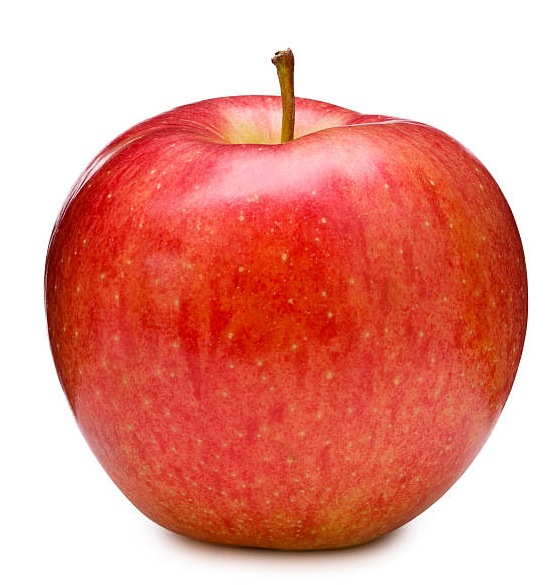
#> input picture RPi/images/apple.PNG, 552 x 585 px
$ python -i VisionModule.py   (imports and definitions only)
#> lines starting #> are read from the running program, lines starting #| are printed output that depends on the picture
#> further down, picture is the input picture: shape (585, 552, 3); mean B, G, R 141.6, 153, 230.8
import numpy as np
#import math
import cv2 as cv
import imutils

# [12 lines left out: functions loadImage, grayscaleImage, not called in this run]


def changeRGBtoBGR(image):
    image = cv.cvtColor(image, cv.COLOR_RGB2BGR)
    return image

#BASIC FILTERING OPERATIONS
def applyBlurFilter(image, kRows = 3, kColumns = 3):
    retImage = cv.blur(image, [kRows, kColumns])
    return retImage

def applyGaussFilter(image, kRows = 3, kColumns = 3):
    retImage = cv.GaussianBlur(image, (kRows,kColumns), 5)
    return retImage

def applyMedianFilter(image, ksize):
    retImage = cv.medianBlur(image, ksize)
    return retImage

#ADVANCED FILTERING OPERATIONS
def applySobelFilter(image):
    #FALTA HACER QUE TENGA PARAMETROS, POR AHORA LO HACE AUTOMATICO
    grad_x = cv.Sobel(image, cv.CV_16S, 1, 0, ksize=3, scale=1, delta=0, borderType=cv.BORDER_DEFAULT)
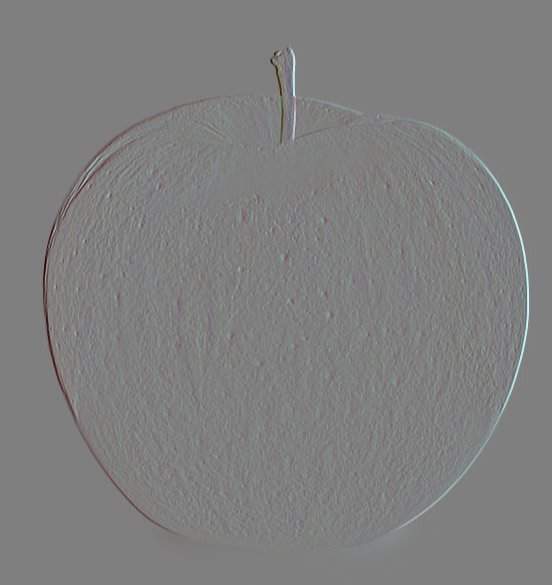
#> grad_x: shape (585, 552, 3) int16; mean B, G, R 0, 0, 0; drawn with min black and max white
    grad_y = cv.Sobel(image, cv.CV_16S, 0, 1, ksize=3, scale=1, delta=0, borderType=cv.BORDER_DEFAULT)
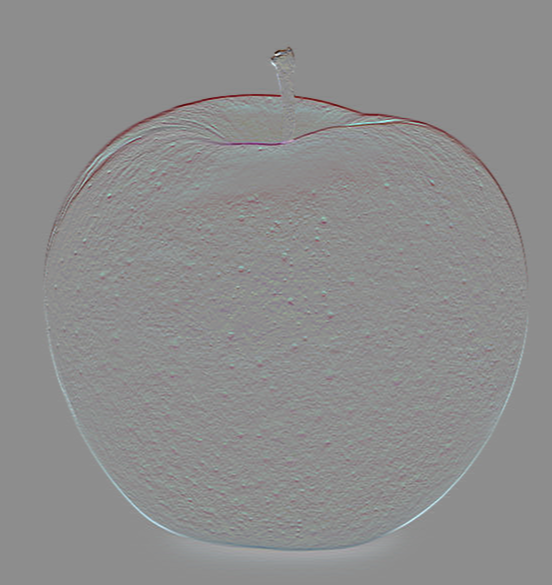
#> grad_y: shape (585, 552, 3) int16; mean B, G, R 0, 0, 0; drawn with min black and max white
    abs_grad_x = cv.convertScaleAbs(grad_x)
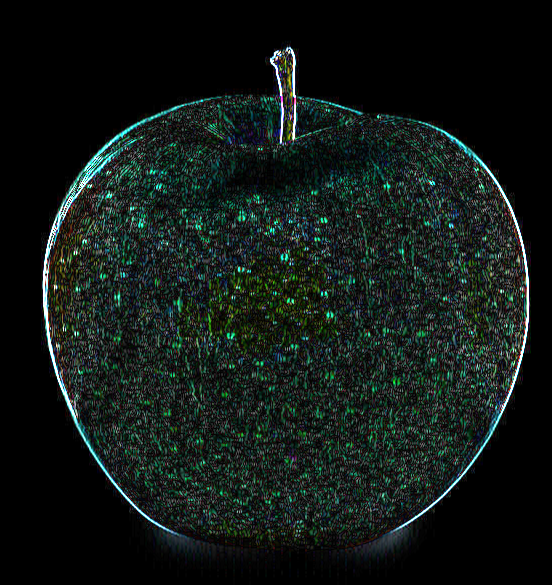
#> abs_grad_x: shape (585, 552, 3); mean B, G, R 22.5, 25.8, 17.7
    abs_grad_y = cv.convertScaleAbs(grad_y)
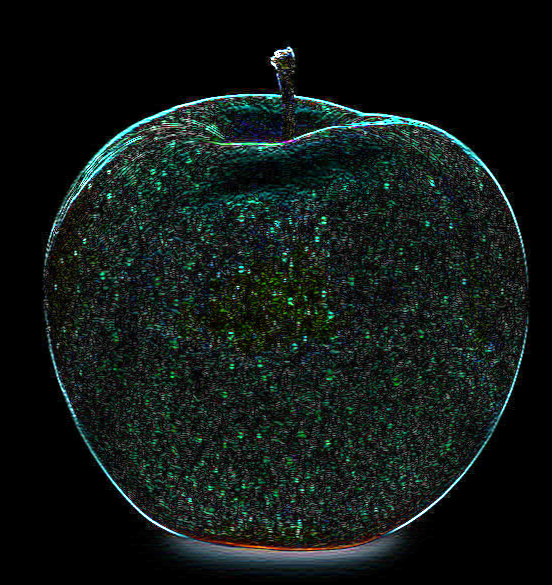
#> abs_grad_y: shape (585, 552, 3); mean B, G, R 22.3, 24.8, 17.1
    retImage = cv.addWeighted(abs_grad_x, 0.5, abs_grad_y, 0.5, 0)
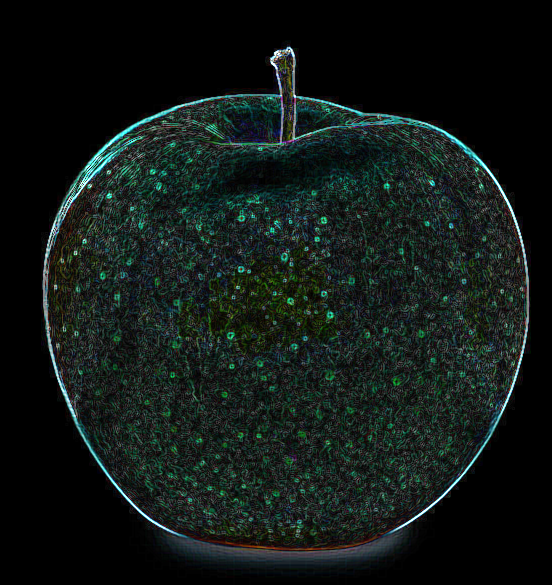
#> retImage: shape (585, 552, 3); mean B, G, R 22.4, 25.3, 17.4
    return retImage

def applyHistogramEqualization(image):
    retImage = cv.equalizeHist(image)
    return retImage

def applyLaplacian(image):
    retImage = cv.Laplacian(image, ddepth = cv.CV_8U)
    return retImage

#MORPHOLOGICAL FILTERING OPERATIONS
# [24 lines left out: functions applyErosionOperation, applyDilationOperation, applyOpenOperation, applyCloseOperation, applyMorphologicalGradientOperation, not called in this run]

def applyTopHatOperation(image, kRows = 3, kColumns = 3, iterations = 1):
    kernel = np.ones((kRows, kColumns), np.uint8)
    retImage = cv.morphologyEx(image, cv.MORPH_TOPHAT, kernel = kernel, iterations = iterations)

# [4 lines left out: function applyBlackHatOperation, not called in this run]

#THRESHOLDING OPERATIONS
def applyThreshold(image, threshold):
    ret, retImage = cv.threshold(image, thresh = threshold, maxval = 255, type = cv.THRESH_BINARY)
    return retImage

def applyRangeThreshold(image, lowThresh, highThresh):
    retImage = cv.inRange(image, lowThresh, highThresh)
    return retImage

def applyOtsuThreshold(image):
    ret, retImage = cv.threshold(image , thresh = 0, maxval = 255, type = cv.THRESH_OTSU)
    return retImage

def applyAdaptativeGaussianThreshold(image, kSize = 11, cValue = 2):
    retImage = cv.adaptiveThreshold(image, maxValue = 255, adaptiveMethod = cv.ADAPTIVE_THRESH_GAUSSIAN_C, thresholdType = cv.THRESH_BINARY, blockSize = kSize, C = cValue)
    return retImage

#CANNY FILTERS
def applyCannyEdgeDetection(image, threshold1, threshold2, apertureSize = 3):
    retImage = cv.Canny(image, threshold1 = threshold1, threshold2 = threshold2, apertureSize = 3, L2gradient = False)
    return retImage

def applyAutoCanny(image):
    retImage = imutils.auto_canny(image)
    return retImage

>>> import cv2
>>> picture = cv2.imread('images/apple.PNG')
>>> result = applySobelFilter(picture)

$ run again, on RPi/images/heart_template.PNG
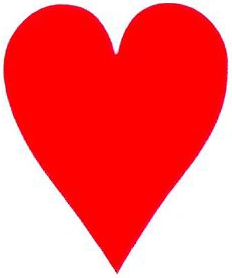
#> input picture RPi/images/heart_template.PNG, 232 x 278 px
#> picture is the input picture: shape (278, 232, 3); mean B, G, R 103.4, 102, 252.3
#> in applySobelFilter, `grad_y = cv.Sobel(image, cv.CV_16S, 0, 1, ksize=3, scale=1, delta=0, b..`:
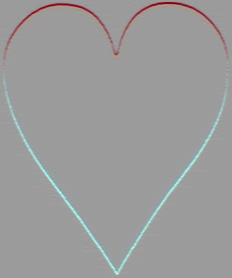
#> grad_y: shape (278, 232, 3) int16; mean B, G, R 0, 0, 0.1; drawn with min black and max white
#> in applySobelFilter, `retImage = cv.addWeighted(abs_grad_x, 0.5, abs_grad_y, 0.5, 0)`:
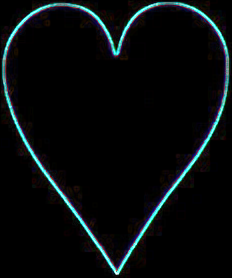
#> retImage: shape (278, 232, 3); mean B, G, R 12.7, 11.6, 7.7
